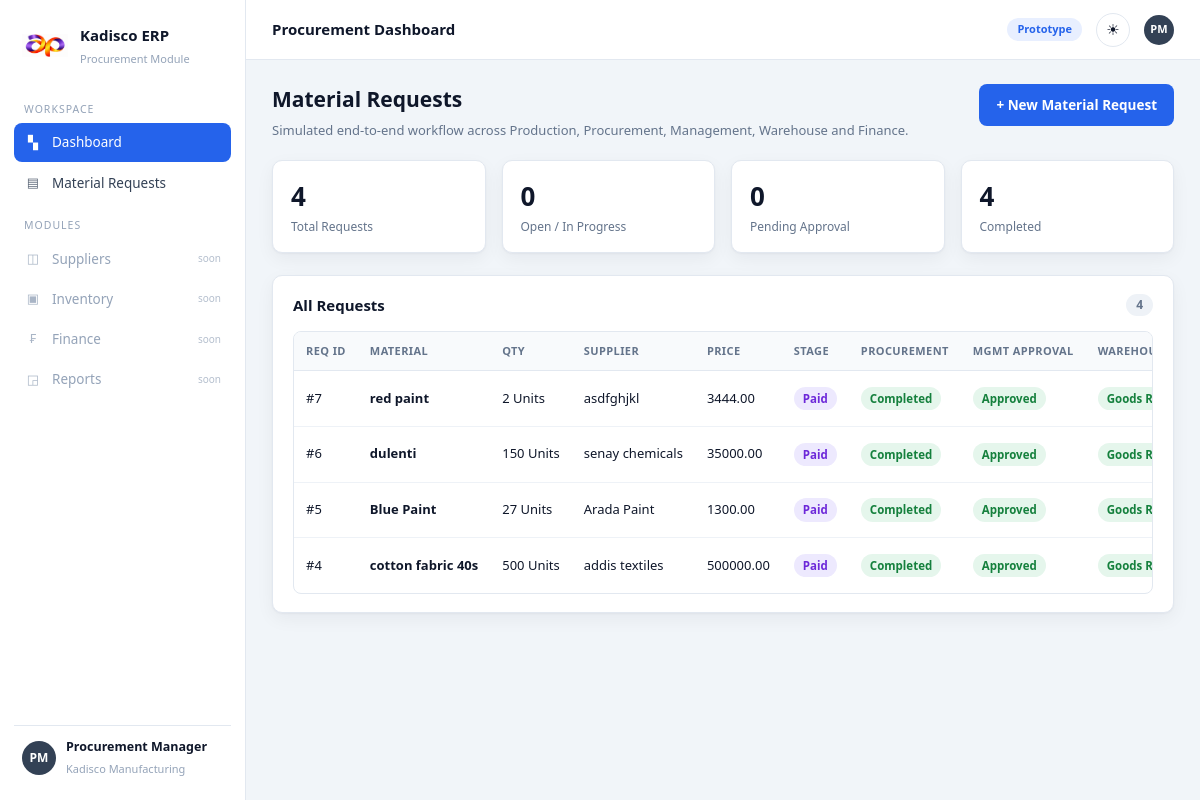
The page / on the database its author committed.
### tables this page shows
CREATE TABLE Kadisco_Operations (
    request_id                 INTEGER PRIMARY KEY AUTOINCREMENT,
    material_id                INTEGER NOT NULL REFERENCES Materials_Master(material_id),
    quantity                   INTEGER NOT NULL,
    supplier_name              TEXT,
    price                      REAL,
    stage                      TEXT    NOT NULL DEFAULT 'Requested',
    procurement_status         TEXT    NOT NULL DEFAULT 'Pending',
    management_approval_status TEXT    NOT NULL DEFAULT 'Pending',
    warehouse_status           TEXT    NOT NULL DEFAULT 'Pending',
    finance_payment_status     TEXT    NOT NULL DEFAULT 'Pending',
    created_at                 TEXT    NOT NULL DEFAULT (datetime('now'))
);

CREATE TABLE Materials_Master (
    material_id     INTEGER PRIMARY KEY AUTOINCREMENT,
    material_name   TEXT    NOT NULL UNIQUE,
    unit_of_measure TEXT    NOT NULL
);

### app/routes.py (the view)
@bp.get("/")
def dashboard():
    return render_template(
        "dashboard.html",
        active_nav="dashboard",
        requests=repository.list_requests(),
        stats=repository.dashboard_stats(),
    )

### app/__init__.py (called while the page is built)
def _status_class(value: str) -> str:
    return _STATUS_BADGE.get(value, "badge--neutral")

### app/database.py (called while the page is built)
def get_connection() -> sqlite3.Connection:
    conn = sqlite3.connect(DB_PATH)
    conn.row_factory = sqlite3.Row
    return conn

### app/repository.py (called while the page is built)
def list_requests() -> list[sqlite3.Row]:
    with get_connection() as conn:
        return conn.execute(
            _OPERATIONS_SELECT + " ORDER BY o.request_id DESC"
        ).fetchall()

def dashboard_stats() -> dict[str, int]:
    with get_connection() as conn:
        rows = conn.execute(
            "SELECT stage, COUNT(*) AS total FROM Kadisco_Operations GROUP BY stage"
        ).fetchall()
    counts = {row["stage"]: row["total"] for row in rows}
    total = sum(counts.values())
    return {
        "total": total,
        "open": total - counts.get(FINAL_STAGE, 0),
        "awaiting_approval": counts.get("Pending Approval", 0),
        "completed": counts.get(FINAL_STAGE, 0),
    }

### app/templates/dashboard.html (shortened to what this page needs)
{% extends "base.html" %}
{% block page_title %}Procurement Dashboard{% endblock %}
{% block content %}
<div class="page-head">
  <div>
    <h1>Material Requests</h1>
    <p>Simulated end-to-end workflow across Production, Procurement, Management, Warehouse and Finance.</p>
  </div>
  <a class="btn btn--primary" href="{{ url_for('main.new_request') }}">+ New Material Request</a>
</div>
<div class="kpi-grid">
  <div class="kpi">
    <span class="kpi-value">{{ stats.total }}</span>
    <span class="kpi-label">Total Requests</span>
  </div>
  <div class="kpi">
    <span class="kpi-value">{{ stats.open }}</span>
    <span class="kpi-label">Open / In Progress</span>
  </div>
  <div class="kpi">
    <span class="kpi-value">{{ stats.awaiting_approval }}</span>
    <span class="kpi-label">Pending Approval</span>
  </div>
  <div class="kpi">
    <span class="kpi-value">{{ stats.completed }}</span>
    <span class="kpi-label">Completed</span>
  </div>
</div>
<section class="card" id="requests">
  <div class="card-head card-head--row">
    <h2>All Requests</h2>
    <span class="count-pill">{{ requests|length }}</span>
  </div>
  <div class="table-wrap">
    <table class="data-table">
      <thead>
        <tr>
          <th>Req ID</th>
          <th>Material</th>
          <th>Qty</th>
          <th>Supplier</th>
          <th>Price</th>
          <th>Stage</th>
          <th>Procurement</th>
          <th>Mgmt Approval</th>
          <th>Warehouse</th>
        </tr>
      </thead>
      <tbody>
        {% for r in requests %}
        <tr>
          <td class="mono">#{{ r['request_id'] }}</td>
          <td class="cell-strong">{{ r['material_name'] }}</td>
          <td class="mono">{{ r['quantity'] }} {{ r['unit_of_measure'] }}</td>
          <td>{{ r['supplier_name'] or '—' }}</td>
          <td class="mono">{{ '%.2f'|format(r['price']) if r['price'] is not none else '—' }}</td>
          <td><span class="badge badge--stage">{{ r['stage'] }}</span></td>
          <td><span class="badge {{ r['procurement_status']|status_class }}">{{ r['procurement_status'] }}</span></td>
          <td><span class="badge {{ r['management_approval_status']|status_class }}">{{ r['management_approval_status'] }}</span></td>
          <td><span class="badge {{ r['warehouse_status']|status_class }}">{{ r['warehouse_status'] }}</span></td>
        </tr>
        {% else %}
        <tr>
          <td colspan="11" class="empty-state">
            No requests yet. Use “New Material Request” to simulate a Production input.
          </td>
        </tr>
        {% endfor %}
      </tbody>
    </table>
  </div>
</section>
{% endblock %}

### app/templates/base.html (shortened to what this page needs)
<!DOCTYPE html>
<html lang="en" data-theme="light">
<head>
  <link rel="stylesheet" href="{{ url_for('static', filename='style.css') }}" />
</head>
<body>
  <div class="app">
    <aside class="sidebar">
      <div class="sidebar-brand">
        <img class="brand-logo logo-for-light" src="{{ url_for('images', filename='logo-white.png') }}" alt="Kadisco logo" />
        <div class="brand-text">
          <strong>Kadisco ERP</strong>
          <small>Procurement Module</small>
        </div>
      </div>
      <nav class="sidebar-nav">
        <p class="nav-label">Workspace</p>
        <a href="{{ url_for('main.dashboard') }}"
           class="nav-item {{ 'is-active' if active_nav == 'dashboard' }}">
          <span class="nav-icon">▚</span> Dashboard
        </a>
        <a href="{{ url_for('main.dashboard') }}#requests"
           class="nav-item {{ 'is-active' if active_nav == 'requests' }}">
          <span class="nav-icon">▤</span> Material Requests
        </a>
        <p class="nav-label">Modules</p>
        <span class="nav-item is-disabled"><span class="nav-icon">◫</span> Suppliers <em>soon</em></span>
        <span class="nav-item is-disabled"><span class="nav-icon">▣</span> Inventory <em>soon</em></span>
        <span class="nav-item is-disabled"><span class="nav-icon">₣</span> Finance <em>soon</em></span>
        <span class="nav-item is-disabled"><span class="nav-icon">◲</span> Reports <em>soon</em></span>
      </nav>
      <div class="sidebar-foot">
        <div class="avatar">PM</div>
        <div class="side-user">
          <strong>Procurement Manager</strong>
          <small>Kadisco Manufacturing</small>
        </div>
      </div>
    </aside>
    <div class="main">
      <header class="topbar">
        <div class="topbar-title">{% block page_title %}Procurement{% endblock %}</div>
        <div class="topbar-right">
          <span class="env-tag">Prototype</span>
          <button type="button" class="theme-toggle js-theme-toggle" aria-label="Toggle colour theme" title="Toggle light / dark theme">
            <span class="theme-toggle-icon theme-toggle-icon--light">☀</span>
          </button>
          <div class="avatar avatar--sm">PM</div>
        </div>
      </header>
      <main class="content">
        {% block content %}{% endblock %}
      </main>
    </div>
  </div>
</body>
</html>

### rows shown on the page
Kadisco_Operations: request_id "7", material_name "red paint", quantity "2", unit_of_measure "Units", supplier_name "asdfghjkl", price "3444.00", stage "Paid", procurement_status "Completed", management_approval_status "Approved", warehouse_status "Goods…"
Kadisco_Operations: request_id "6", material_name "dulenti", quantity "150", unit_of_measure "Units", supplier_name "senay chemicals", price "35000.00", stage "Paid", procurement_status "Completed", management_approval_status "Approved", warehouse_status "Goods…"
Kadisco_Operations: request_id "5", material_name "Blue Paint", quantity "27", unit_of_measure "Units", supplier_name "Arada Paint", price "1300.00", stage "Paid", procurement_status "Completed", management_approval_status "Approved", warehouse_status "Goods…"
Kadisco_Operations: request_id "4", material_name "cotton fabric 40s", quantity "500", unit_of_measure "Units", supplier_name "addis textiles", price "500000.00", stage "Paid", procurement_status "Completed", management_approval_status "Approved", warehouse_status "Goods…"

### other values the page prints
{{ stats.total }} "4"
{{ stats.open }} "0"
{{ stats.awaiting_approval }} "0"
{{ stats.completed }} "4"
{{ requests|length }} "4"
